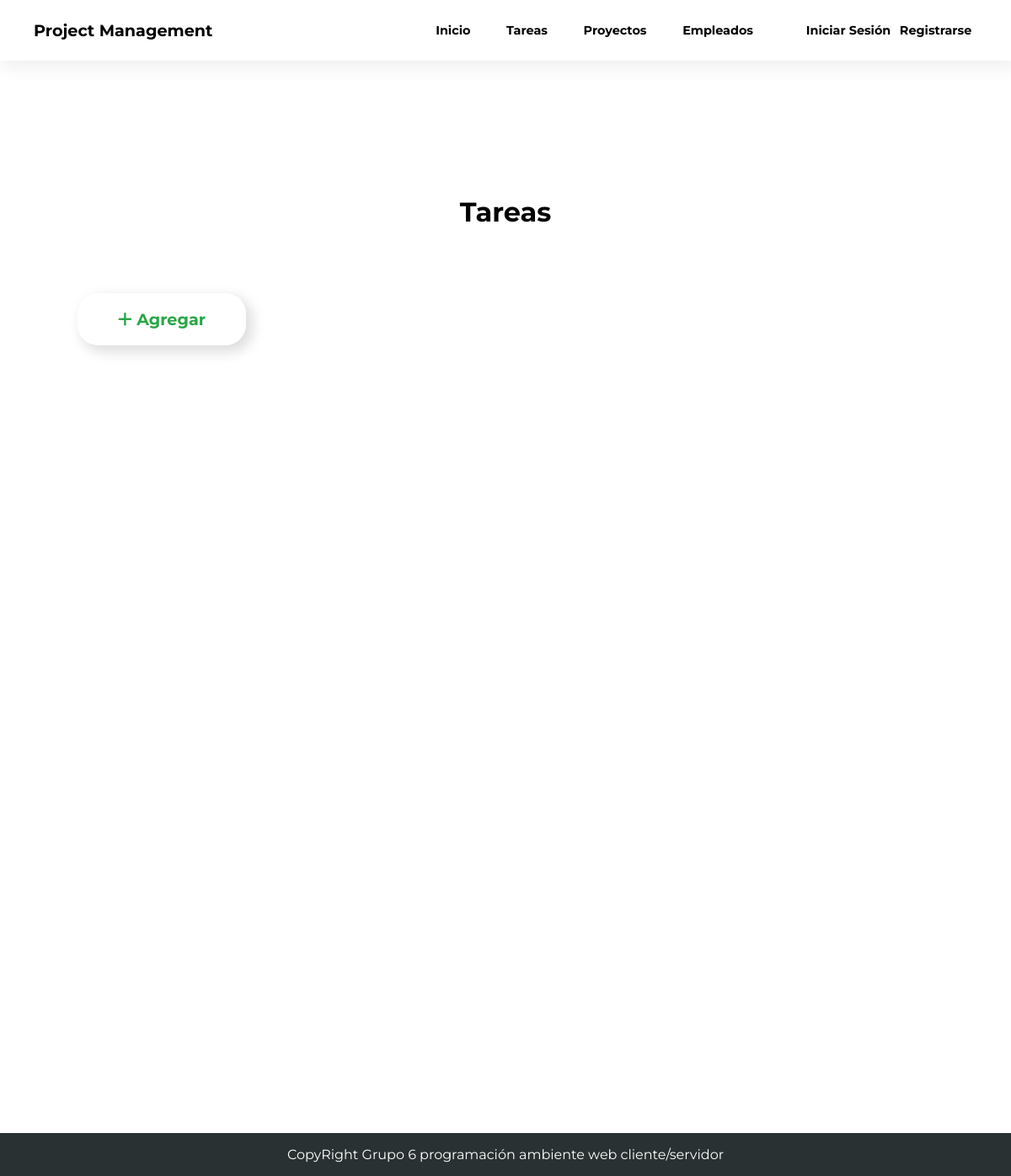
The page /Views/tareas on the database as committed earlier.
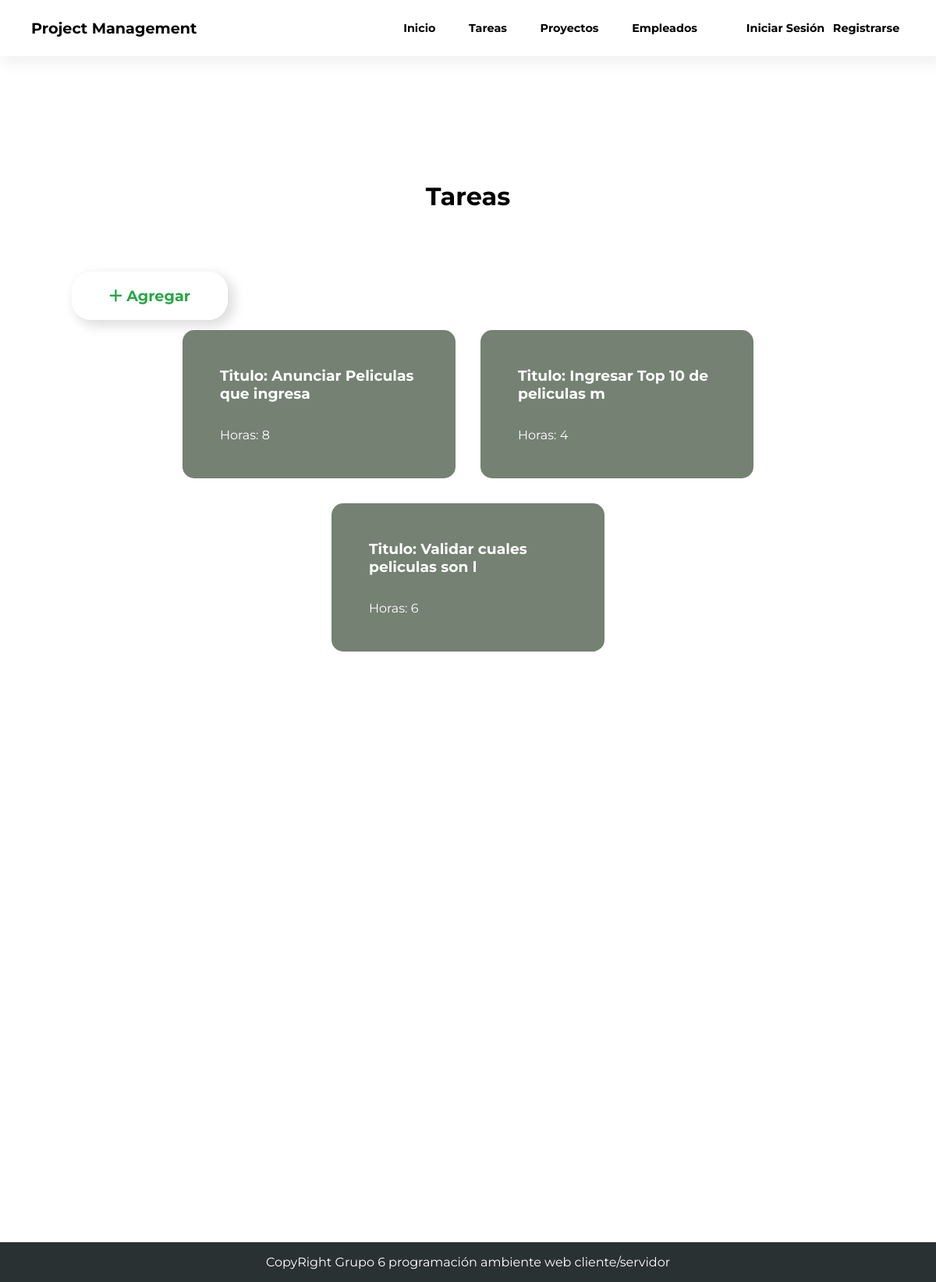
The same page on the database as committed later.
### tables this page shows
CREATE TABLE Tareas (
	id_tarea INT PRIMARY KEY AUTO_INCREMENT,
    titulo VARCHAR(30),
    horas VARCHAR(30),
    id_empleado INT,
    FOREIGN KEY (id_empleado) REFERENCES Empleados(id_empleado)
);

### Models/tareasModel.php (called while the page is built, shortened)
<?php
    class TareasModel {
        public static function obtenerTareas() {
            $database = OpenDataBase();
            $result = $database->query("SELECT * FROM Tareas");
            $tareas = $result->fetch_all(MYSQLI_ASSOC);
            return $tareas;
        }
}
?>

### Controllers/tareasController.php (the view, shortened to what this page needs)
<?php
    include_once(MODELS_PATH . "/tareasModel.php");
    function mostrarTareas() {
        $tareas = TareasModel::obtenerTareas();
        echo '<div class="tareas-container">';
        foreach ($tareas as $tarea) {
            echo '<div class="tarea">
                <h3>Titulo: ' . $tarea["titulo"]  . '</h3>
                <p>Horas: ' . $tarea["horas"] . '</p>
                <div class="opciones">
                        <a href="' . ROOT . "/Views/tareas?eliminar=" . $tarea["id_tarea"]  . '" class="delete-empleado">
                            <i class="fa-solid fa-trash"></i>
                        </a>
                        <a href="' . ROOT . "/Views/tareas/agregartareas.php?actualizar=" . $tarea["id_tarea"]  . '" class="edit-empleado">
                            <i class="fa-solid fa-pen-to-square"></i>
                        </a>
                    </div>
            </div>';
        }
        echo '</div>';
    }

Rows that differ between the two databases and show on the page:
added tareas: titulo "Anunciar Peliculas que ingresa", horas "8"
added tareas: titulo "Ingresar Top 10 de peliculas m", horas "4"
added tareas: titulo "Validar cuales peliculas son l", horas "6"
